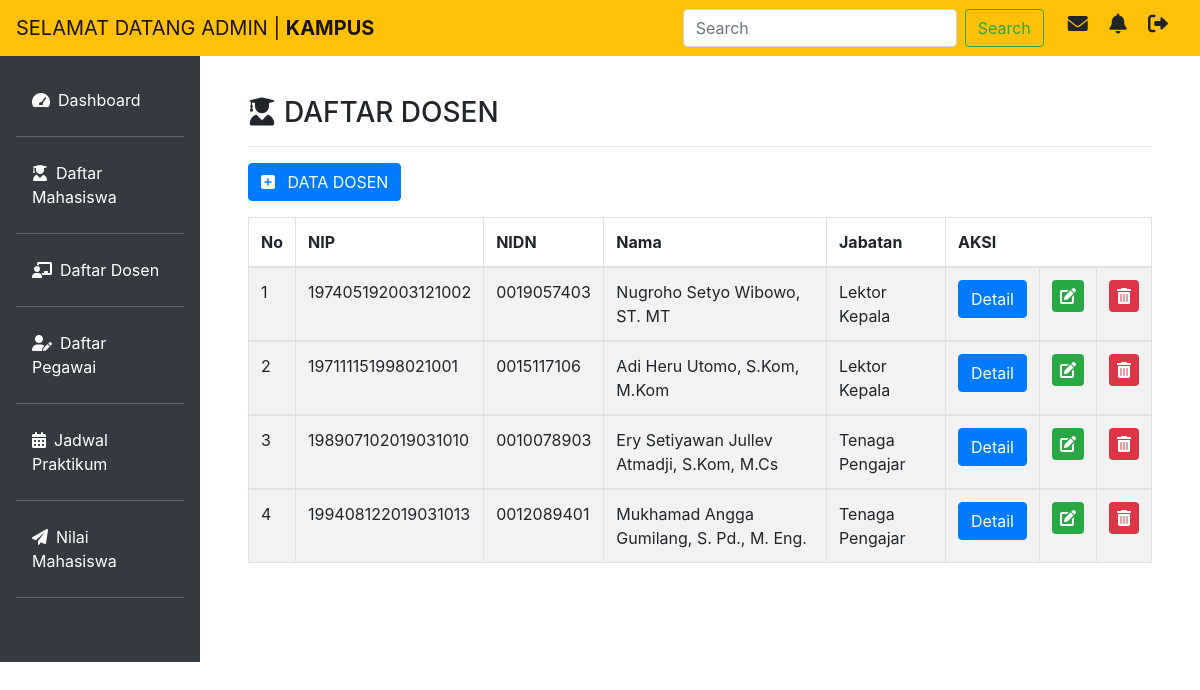
Page /FrontEnd/dosen.php on the committed database.
### tables this page shows
CREATE TABLE `dosen` (
  `No` int(4) NOT NULL,
  `NIP` varchar(25) NOT NULL,
  `NIDN` varchar(15) NOT NULL,
  `Nama` varchar(60) NOT NULL,
  `Jabatan` varchar(30) NOT NULL
);

### FrontEnd/dosen.php (the view, shortened to what this page needs)
<?php
include '../BackEnd/koneksi.php';
?>
<!doctype html>
<html lang="en">
  <head>
    <link rel="stylesheet" href="https://stackpath.bootstrapcdn.com/bootstrap/4.3.1/css/bootstrap.min.css">
    <link rel="stylesheet" href="admin.css">
    <link rel="stylesheet" href="../fontawesome-free/css/all.min.css">
  </head>
  <body>
    <nav class="navbar navbar-expand-lg navbar-light bg-warning fixed-top">
  <a class="navbar-brand" href="#">SELAMAT DATANG ADMIN | <b>KAMPUS</b></a>
    <form class="form-inline my-2 my-lg-0 ml-auto">
      <input class="form-control mr-sm-2" type="search" placeholder="Search" aria-label="Search">
      <button class="btn btn-outline-success my-2 my-sm-0" type="submit">Search</button>
    </form>
    <div class="icon ml-4">
        <h5>
            <i class="fas fa-envelope mr-3" data-toogle="tooltip" title="Surat Masuk"></i>
            <i class="fas fa-bell mr-3" data-toogle="tooltip" title="Notifikasi"></i>
            <i class="fas fa-sign-out-alt mr-3" data-toogle="tooltip" title="Sign Out"></i>
        </h5>
    </div>
</nav>
<div class="row no-gutters mt-5">
  <div class="col-md-2 bg-dark mt-2 pr-3 pt-4">
    <ul class="nav flex-column ml-3 mb-5">
      <li class="nav-item">
        <a class="nav-link active text-white" href="dashboard.php"><i class="fas fa-tachometer mr-2"></i>Dashboard</a><hr class="bg-secondary">
      </li>
      <li class="nav-item">
        <a class="nav-link text-white" href="mahasiswa.php"><i class="fas fa-user-graduate mr-2"></i>Daftar Mahasiswa</a><hr class="bg-secondary">
      </li>
      <li class="nav-item">
        <a class="nav-link text-white" href="dosen.php"><i class="fas fa-chalkboard-teacher mr-2"></i>Daftar Dosen</a><hr class="bg-secondary">
      </li>
      <li class="nav-item">
        <a class="nav-link text-white" href="pegawai.php"><i class="fas fa-user-edit mr-2"></i>Daftar Pegawai</a><hr class="bg-secondary">
      </li>
      <li class="nav-item">
        <a class="nav-link text-white" href="jadwal.php"><i class="fas fa-calendar-alt mr-2"></i>Jadwal Praktikum</a><hr class="bg-secondary">
      </li>
      <li class="nav-item">
        <a class="nav-link text-white" href="nilai.php"><i class="fas fa-paper-plane mr-2"></i>Nilai Mahasiswa</a><hr class="bg-secondary">
      </li>
    </ul>
  </div>
  <div class="col-md-10 p-5 pt-2">
    <h3><i class="fas fa-user-graduate mr-2"></i></i>DAFTAR DOSEN</h3><hr>
    <a href="" class="btn btn-primary mb-3"><i class="fas fa-plus-square mr-2"></i> DATA DOSEN</a>
    <table class="table table-striped table-bordered">
      <thead>
        <tr>
          <th scope="col">No</th>
          <th scope="col">NIP</th>
          <th scope="col">NIDN</th>
          <th scope="col">Nama</th>
          <th scope="col">Jabatan</th>
          <th colspan="3" scope="col">AKSI</th>
        </tr>
      </thead>
      <?php
            $query = "SELECT * FROM dosen";
            $result = mysqli_query($koneksi, $query);
            while ($row = mysqli_fetch_array($result)) {
                $no = $row['No'];
                $nip = $row["NIP"];
                $nidn = $row['NIDN'];
                $nama = $row['Nama'];
                $jabatan = $row['Jabatan'];
            ?>
        <tbody>
            <tr>
                <td><?php echo $no; ?></td>
                <td><?php echo $nip; ?></td>
                <td><?php echo $nidn; ?></td>
                <td><?php echo $nama; ?></td>
                <td><?php echo $jabatan; ?></td>
                <td><a href="" class="btn btn-primary">Detail</a></td>
                <td><i class="fas fa-edit bg-success p-2 text-white rounded" data-toogle="tooltip" title="Edit"></i></td>
                <td><i class="fas fa-trash-alt bg-danger p-2 text-white rounded" data-toogle="tooltip" title="Delete"></i></td>
            </tr>
        </tbody>
        <?php } ?>
    </table>
  </div>
</div>
    </body>
</html>

### rows in the picture
dosen: No "1", NIP "197405192003121002", NIDN "0019057403", Nama "Nugroho Setyo Wibowo, ST. MT", Jabatan "Lektor Kepala"
dosen: No "2", NIP "197111151998021001", NIDN "0015117106", Nama "Adi Heru Utomo, S.Kom, M.Kom", Jabatan "Lektor Kepala"
dosen: No "3", NIP "198907102019031010", NIDN "0010078903", Nama "Ery Setiyawan Jullev Atmadji, S.Kom, M.Cs", Jabatan "Tenaga Pengajar"
dosen: No "4", NIP "199408122019031013", NIDN "0012089401", Nama "Mukhamad Angga Gumilang, S. Pd., M. Eng.", Jabatan "Tenaga Pengajar"
